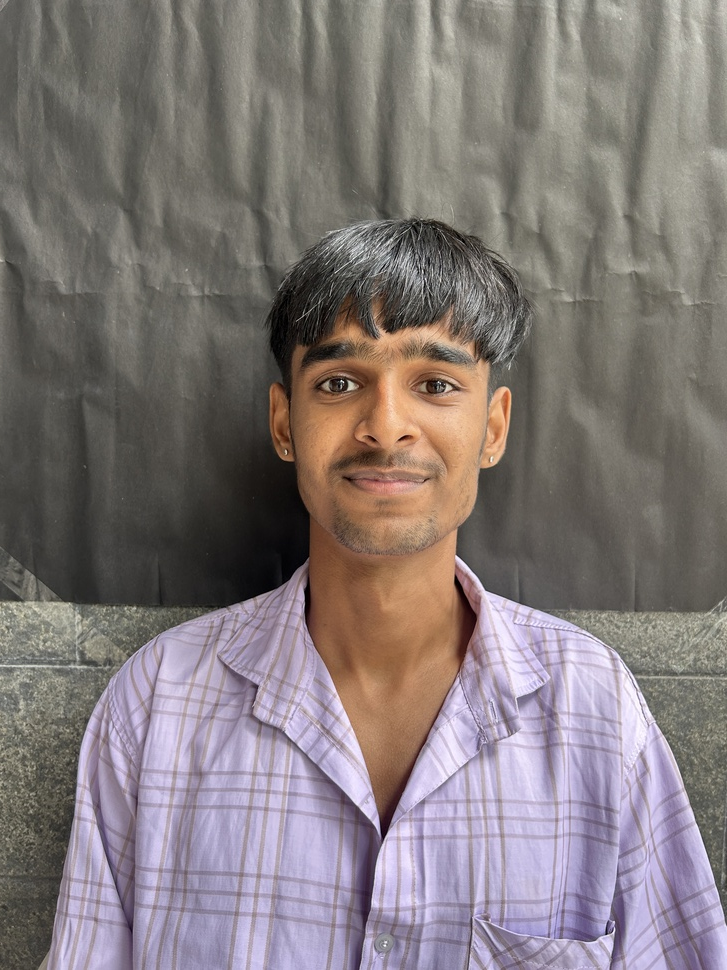
#> input picture Images/front/IMG_4159.JPG, 727 x 970 px, shrunk from 3024 x 4032 before the run
$ python contour_roi_detection.py
#> lines starting #> are read from the running program, lines starting #| are printed output that depends on the picture; after the words box and inside, x2 and y2 are one past the last pixel; in counts of white or black regions, pixels touching at a corner belong together
from pathlib import Path
import cv2


# ============================================================
# PATHS
# ============================================================

PROJECT_ROOT = Path(__file__).resolve().parents[2]

IMAGE_PATH = PROJECT_ROOT / "Images" / "front" / "IMG_4159.JPG"

OUTPUT_DIR = PROJECT_ROOT / "processed_images" / "contour_roi"
OUTPUT_DIR.mkdir(parents=True, exist_ok=True)


# ============================================================
# READ IMAGE
# ============================================================

image = cv2.imread(str(IMAGE_PATH))
#> image is the input picture: shape (970, 727, 3); mean B, G, R 122, 121.8, 130.8

if image is None:
    raise FileNotFoundError(
        f"Could not read image: {IMAGE_PATH}"
    )


# ============================================================
# GRAYSCALE
# ============================================================

gray = cv2.cvtColor(image, cv2.COLOR_BGR2GRAY)
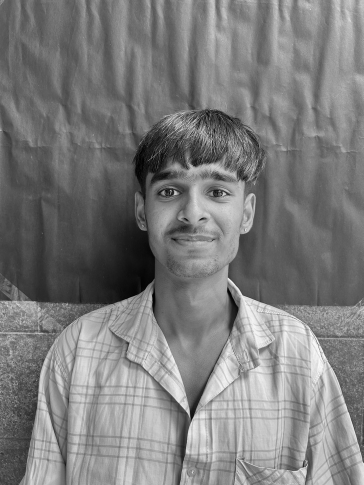
#> gray: shape (970, 727) (shown at 1/2 size); min 0, max 254, mean 124.6

cv2.imwrite(
    str(OUTPUT_DIR / "01_grayscale.jpg"),
    gray
)


# ============================================================
# GAUSSIAN BLUR
# ============================================================

blurred = cv2.GaussianBlur(
    gray,
    (5, 5),
    0
)

cv2.imwrite(
    str(OUTPUT_DIR / "02_blurred.jpg"),
    blurred
)


# ============================================================
# OTSU THRESHOLDING
# ============================================================

_, binary = cv2.threshold(
    blurred,
    0,
    255,
    cv2.THRESH_BINARY + cv2.THRESH_OTSU
)
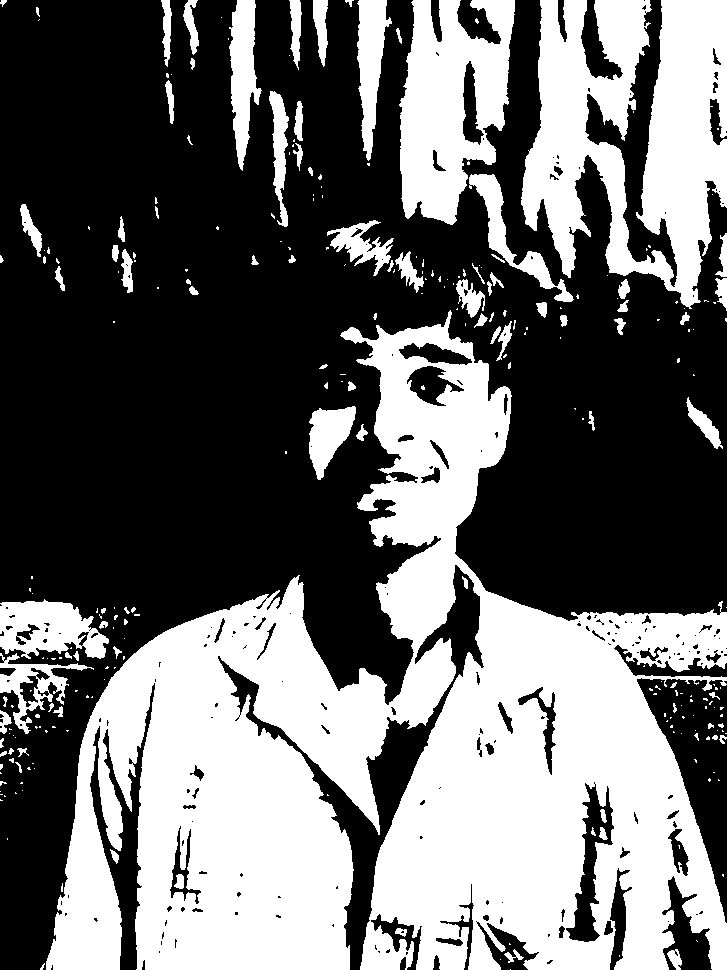
#> binary: shape (970, 727); 41.8% white; 276 white regions (185 under 20 px), largest, box (x1, y1, x2, y2) and area: (46, 310, 727, 970) 209050, (521, 0, 727, 309) 38479, (399, 0, 515, 225) 16951

cv2.imwrite(
    str(OUTPUT_DIR / "03_otsu.jpg"),
    binary
)


# ============================================================
# MORPHOLOGICAL OPENING
# ============================================================

kernel = cv2.getStructuringElement(
    cv2.MORPH_ELLIPSE,
    (5, 5)
)

opening = cv2.morphologyEx(
    binary,
    cv2.MORPH_OPEN,
    kernel
)
#> opening: shape (970, 727); 40.8% white; 92 white regions (20 under 20 px), largest, box (x1, y1, x2, y2) and area: (358, 324, 727, 970) 113341, (46, 578, 456, 970) 89477, (521, 0, 727, 307) 38038

cv2.imwrite(
    str(OUTPUT_DIR / "04_opening.jpg"),
    opening
)


# ============================================================
# MORPHOLOGICAL CLOSING
# ============================================================

closing = cv2.morphologyEx(
    opening,
    cv2.MORPH_CLOSE,
    kernel
)
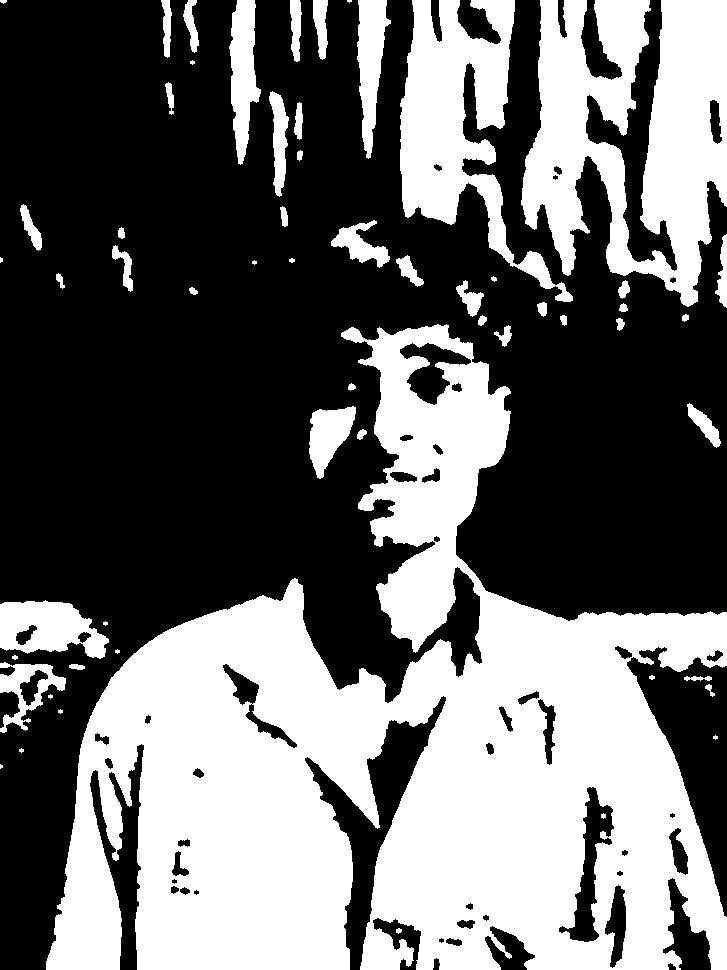
#> closing: shape (970, 727); 41.5% white; 58 white regions (11 under 20 px)

cv2.imwrite(
    str(OUTPUT_DIR / "05_closing.jpg"),
    closing
)


# ============================================================
# CONTOUR DETECTION
# ============================================================

contours, hierarchy = cv2.findContours(
    closing,
    cv2.RETR_EXTERNAL,
    cv2.CHAIN_APPROX_SIMPLE
)
#> contours = 57 contours, 17 with area under 20; largest, box (x1, y1, x2, y2) and area: (46, 324, 727, 970) 218492, (521, 0, 727, 307) 37795, (400, 0, 573, 302) 18811, (0, 600, 109, 659) 4330, (229, 0, 261, 165) 3036


# ============================================================
# DRAW ALL CONTOURS
# ============================================================

contour_image = image.copy()

cv2.drawContours(
    contour_image,
    contours,
    -1,
    (0, 255, 0),
    2
)
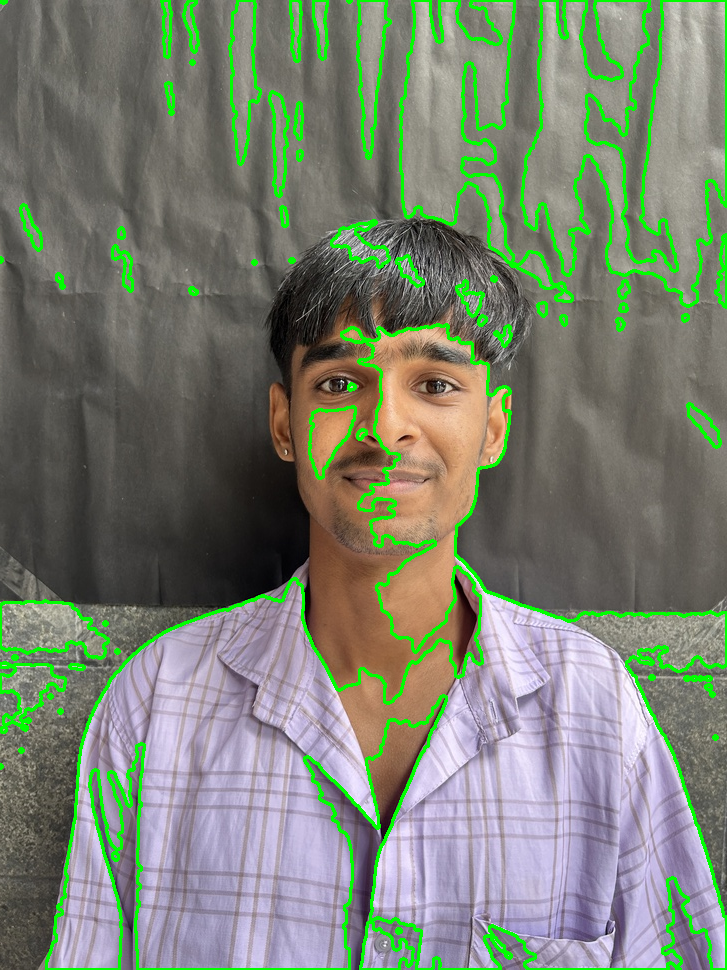
#> contour_image: shape (970, 727, 3); 6.45% of pixels changed, all inside (x1, y1, x2, y2) = (0, 0, 727, 970)

cv2.imwrite(
    str(OUTPUT_DIR / "06_all_contours.jpg"),
    contour_image
)


# ============================================================
# FILTER CONTOURS
# ============================================================

roi_image = image.copy()

candidate_count = 0

for contour in contours:

    x, y, w, h = cv2.boundingRect(contour)

    area = w * h

    # Basic size filtering
    if area < 500:
        continue

    if w < 20 or h < 20:
        continue

    if w > image.shape[1] * 0.8:
        continue

    if h > image.shape[0] * 0.8:
        continue

    candidate_count += 1

    cv2.rectangle(
        roi_image,
        (x, y),
        (x + w, y + h),
        (0, 0, 255),
        2
    )

    cv2.putText(
        roi_image,
        f"ROI {candidate_count}",
        (x, max(y - 5, 15)),
        cv2.FONT_HERSHEY_SIMPLEX,
        0.5,
        (0, 0, 255),
        1
    )
#> this loop made 57 passes
#> (x, y, w, h, area) on passes 1, 3, 4, 5, 6, 7, 8, 9: (396, 928, 6, 6, 36), (19, 748, 5, 5, 25), (713, 735, 5, 5, 25), (58, 709, 5, 5, 25), (48, 694, 5, 5, 25), (705, 684, 10, 13, 130), (684, 676, 28, 5, 140), (649, 675, 6, 5, 30)
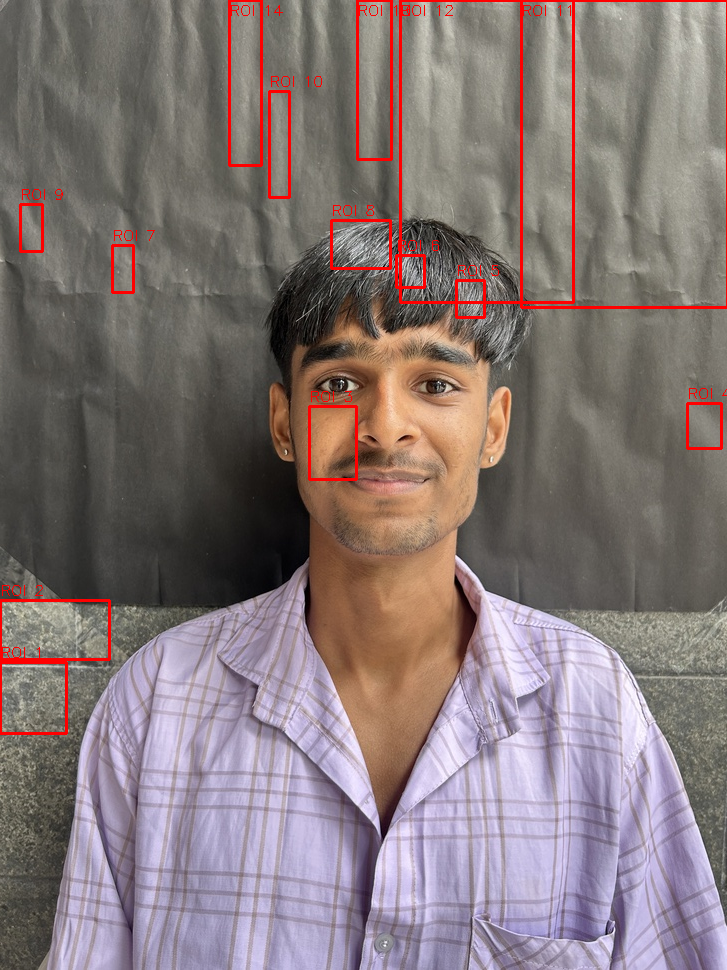
#> roi_image: shape (970, 727, 3); 2.02% of pixels changed, all inside (x1, y1, x2, y2) = (0, 0, 727, 735)
#> after the loop, candidate_count = 14


# ============================================================
# SAVE FINAL ROI IMAGE
# ============================================================

cv2.imwrite(
    str(OUTPUT_DIR / "07_candidate_rois.jpg"),
    roi_image
)


print("=" * 60)
print("UNIT 5: CONTOUR AND ROI DETECTION")
print("=" * 60)
print(f"Input image       : {IMAGE_PATH}")
print(f"Total contours    : {len(contours)}")
#| Total contours    : 57
print(f"Candidate ROIs    : {candidate_count}")
#| Candidate ROIs    : 14
print(f"Output directory  : {OUTPUT_DIR}")
print("=" * 60)

$ run again, with Images/front/IMG_4164.JPG copied over Images/front/IMG_4159.JPG
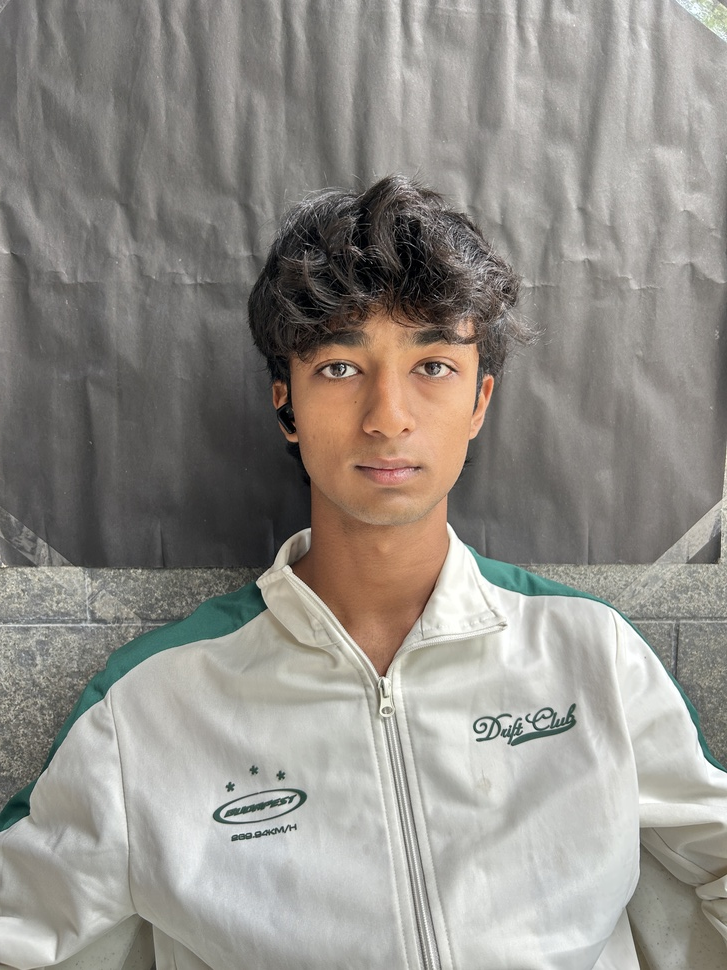
#> input picture Images/front/IMG_4164.JPG, 727 x 970 px, shrunk from 3024 x 4032 before the run
#> image is the input picture: shape (970, 727, 3); mean B, G, R 137.1, 142.9, 146.3
#> `_, binary = cv2.threshold( blurred, 0, 255, cv2.THRESH_BINARY + cv2.TH..`:
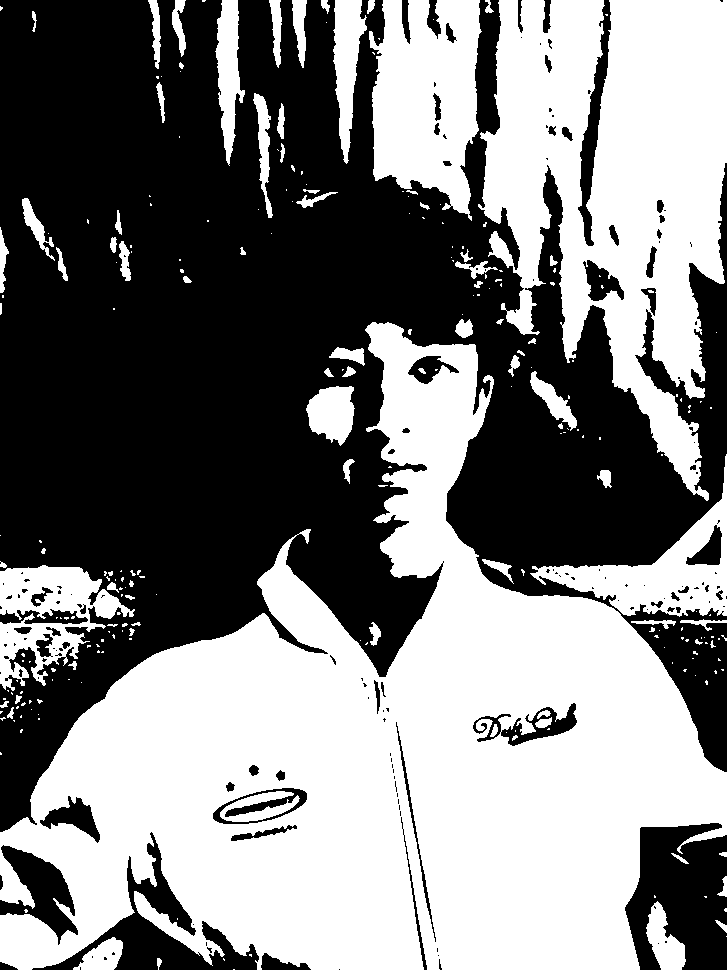
#> binary: shape (970, 727); 49.7% white; 253 white regions (172 under 20 px), largest, box (x1, y1, x2, y2) and area: (0, 322, 727, 970) 220572, (478, 0, 727, 501) 72887, (369, 0, 482, 221) 17839
#> opening: shape (970, 727); 48.8% white; 83 white regions (9 under 20 px), largest, box (x1, y1, x2, y2) and area: (0, 322, 727, 970) 218699, (481, 0, 727, 492) 71707, (369, 0, 481, 214) 17683
#> closing: shape (970, 727); 49.3% white; 60 white regions (5 under 20 px)
#> contours = 59 contours, 11 with area under 20; largest, box (x1, y1, x2, y2) and area: (0, 322, 727, 970) 237284, (481, 0, 727, 500) 72782, (369, 0, 481, 214) 17726, (0, 563, 130, 619) 4636, (0, 622, 81, 687) 3118
#> contour_image: shape (970, 727, 3); 5.54% of pixels changed, all inside (x1, y1, x2, y2) = (0, 0, 727, 970)
#> the loop `for contour in contours: ` made 59 passes
#> (x, y, w, h, area) on passes 1 to 8: (257, 961, 5, 9, 45), (157, 959, 5, 5, 25), (73, 937, 50, 33, 1650), (720, 923, 7, 9, 63), (647, 902, 39, 68, 2652), (720, 876, 7, 21, 147), (722, 852, 5, 5, 25), (0, 852, 35, 55, 1925)
#> after the loop `for contour in contours:`:
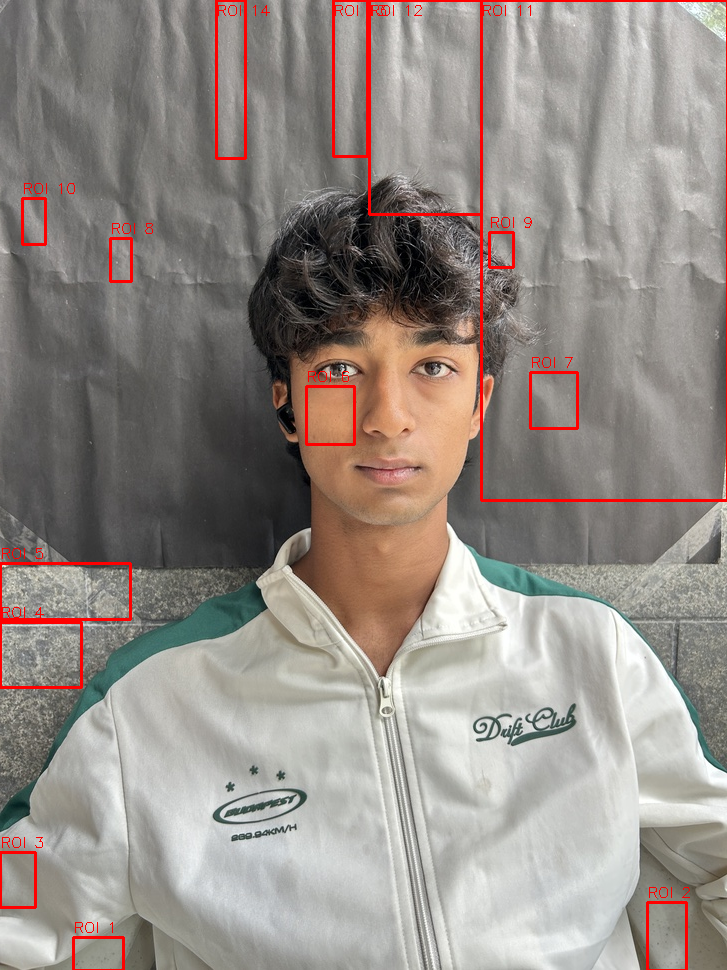
#> roi_image: shape (970, 727, 3); 1.92% of pixels changed, all inside (x1, y1, x2, y2) = (0, 0, 727, 970)
#> after the loop `for contour in contours:`: candidate_count = 14
#| Total contours    : 59
#| Candidate ROIs    : 14
